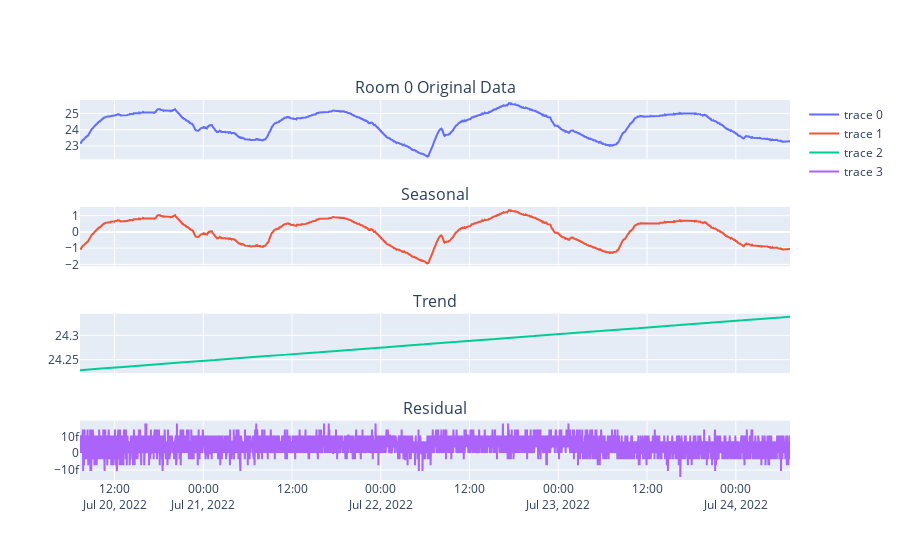

Source (notebook cell):
### Code cell
fig = make_subplots(rows=4, cols=1, shared_xaxes=True, subplot_titles=("Room 0 Original Data", "Seasonal", "Trend", "Residual"))
fig.add_trace(go.Scatter(
x=df02.index,
y=df02["Temp C"],
), row=1, col=1)

fig.add_trace(go.Scatter(
x=df02.index,
y=seasonal,
), row=2, col=1)

fig.add_trace(go.Scatter(
x=df02.index,
y=trend,
), row=3, col=1)

fig.add_trace(go.Scatter(
x=df02.index,
y=resid,
), row=4, col=1)

### Figure 1 — Plotly figure (JSON) as saved in the notebook; plotly's stock layout.template omitted (floating-point values rounded to 4 significant figures; data arrays with more than 128 entries replaced by an {"elided": "..."} marker saying what was removed)
{"data": [{"type": "scatter", "x": {"elided": "11520 str values"}, "xaxis": "x", "y": {"elided": "11520 float values"}, "yaxis": "y"}, {"type": "scatter", "x": {"elided": "11520 str values"}, "xaxis": "x2", "y": {"elided": "11520 float values"}, "yaxis": "y2"}, {"type": "scatter", "x": {"elided": "11520 str values"}, "xaxis": "x3", "y": {"elided": "11520 float values"}, "yaxis": "y3"}, {"type": "scatter", "x": {"elided": "11520 str values"}, "xaxis": "x4", "y": {"elided": "11520 float values"}, "yaxis": "y4"}], "layout": {"annotations": [{"font": {"size": 16}, "showarrow": false, "text": "Room 0 Original Data", "x": 0.5, "xanchor": "center", "xref": "paper", "y": 1, "yanchor": "bottom", "yref": "paper"}, {"font": {"size": 16}, "showarrow": false, "text": "Seasonal", "x": 0.5, "xanchor": "center", "xref": "paper", "y": 0.7188, "yanchor": "bottom", "yref": "paper"}, {"font": {"size": 16}, "showarrow": false, "text": "Trend", "x": 0.5, "xanchor": "center", "xref": "paper", "y": 0.4375, "yanchor": "bottom", "yref": "paper"}, {"font": {"size": 16}, "showarrow": false, "text": "Residual", "x": 0.5, "xanchor": "center", "xref": "paper", "y": 0.1562, "yanchor": "bottom", "yref": "paper"}], "xaxis": {"anchor": "y", "domain": [0, 1], "matches": "x4", "showticklabels": false}, "xaxis2": {"anchor": "y2", "domain": [0, 1], "matches": "x4", "showticklabels": false}, "xaxis3": {"anchor": "y3", "domain": [0, 1], "matches": "x4", "showticklabels": false}, "xaxis4": {"anchor": "y4", "domain": [0, 1]}, "yaxis": {"anchor": "x", "domain": [0.8438, 1]}, "yaxis2": {"anchor": "x2", "domain": [0.5625, 0.7188]}, "yaxis3": {"anchor": "x3", "domain": [0.2812, 0.4375]}, "yaxis4": {"anchor": "x4", "domain": [0, 0.1562]}}}
